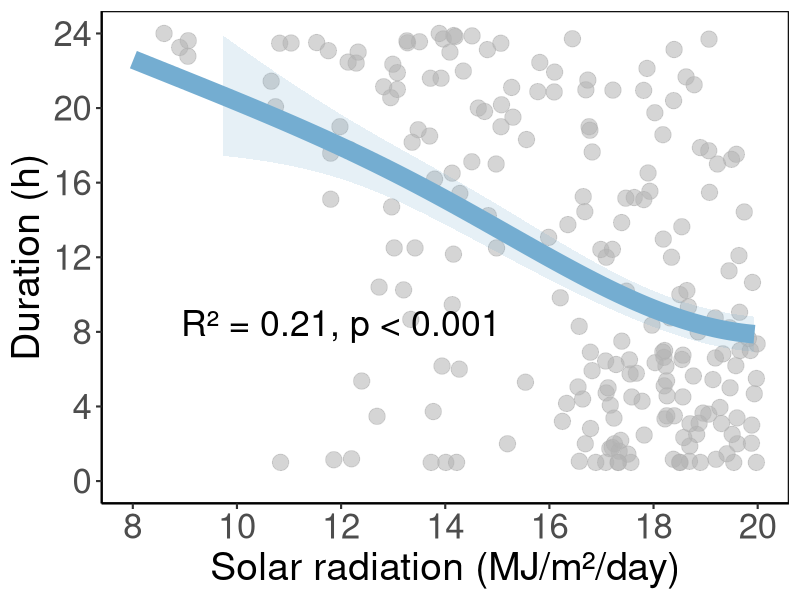
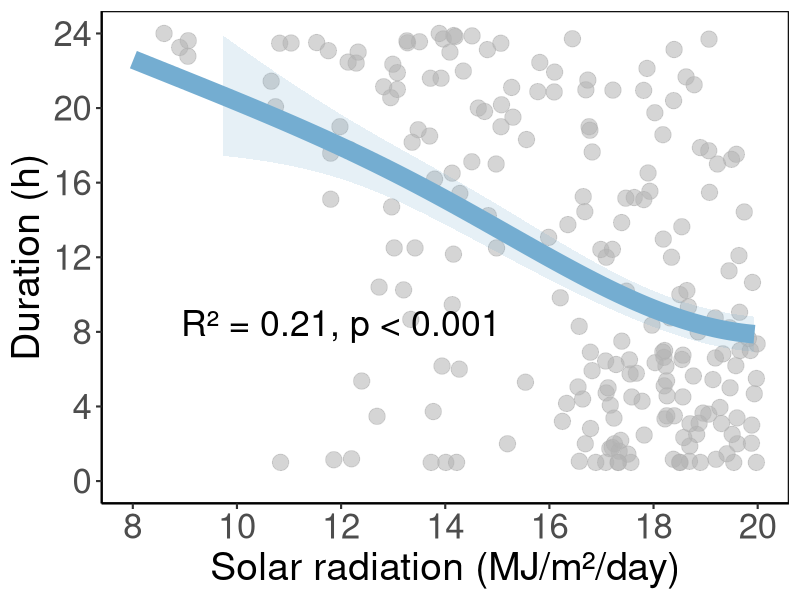

The R source for these figures, in order:
library(readr)
library(dplyr)
library(ggplot2)
library(mgcv)

# =========================
# 0. 可调参数
# =========================
point_color <- "grey70"   # 点颜色
line_color  <- "#74add1"   # 拟合线颜色
ribbon_fill <- "#74add1"   # 置信区间填充颜色

point_size  <- 5.2         # 点大小
point_alpha <- 0.55        # 点透明度

line_width  <- 6.3         # 拟合线粗细
ribbon_alpha <- 0.18       # 置信区间透明度

border_color <- "black"    # 边框颜色
border_width <- 0.8        # 边框粗细

# =========================
# 1. 读入数据
# =========================
df <- read_csv("dataset_after_filtering.csv", show_col_types = FALSE) %>%
  rename_with(trimws)

# =========================
# 2. 只保留需要的列
# =========================
plot_df <- df %>%
  select(solar_p75, mean_duration) %>%
  mutate(
    solar_p75 = as.numeric(solar_p75),
    mean_duration = as.numeric(mean_duration)
  ) %>%
  filter(!is.na(solar_p75), !is.na(mean_duration))

# =========================
# 3. 拟合 GAM
# =========================
gam_mod <- gam(
  mean_duration ~ s(solar_p75, k = 5),
  data = plot_df,
  method = "REML"
)

summary(gam_mod)

# =========================
# 4. 构造预测线
# =========================
newdat <- data.frame(
  solar_p75 = seq(
    min(plot_df$solar_p75, na.rm = TRUE),
    max(plot_df$solar_p75, na.rm = TRUE),
    length.out = 300
  )
)

pred <- predict(gam_mod, newdata = newdat, se.fit = TRUE)

newdat <- newdat %>%
  mutate(
    fit = pred$fit,
    se = pred$se.fit,
    lwr = fit - 1.96 * se,
    upr = fit + 1.96 * se
  )

# =========================
# 5. 提取显著性信息
# =========================
sm <- summary(gam_mod)
p_val <- sm$s.table[1, "p-value"]
r2_val <- round(sm$r.sq, 3)

p_txt <- ifelse(p_val < 0.001, "p < 0.001", paste0("p = ", round(p_val, 3)))

# =========================
# 6. 画图
# =========================
p1 <- ggplot(plot_df, aes(x = solar_p75, y = mean_duration)) +
  geom_point(
    color = point_color,
    size = point_size,
    alpha = point_alpha
  ) +
  geom_ribbon(
    data = newdat,
    aes(x = solar_p75, ymin = lwr, ymax = upr),
    inherit.aes = FALSE,
    fill = ribbon_fill,
    alpha = ribbon_alpha
  ) +
  geom_line(
    data = newdat,
    aes(x = solar_p75, y = fit),
    inherit.aes = FALSE,
    color = line_color,
    linewidth = line_width
  ) +
  annotate(
    "text",
    x = Inf, y = Inf,
    label = paste0("R² = ", r2_val, ", ", p_txt),
    hjust = 1.9, vjust = 12.5, size = 9
  ) +
  scale_x_continuous(
    limits = c(8, 20),
    breaks = seq(8, 20, by = 2)
  ) +
  scale_y_continuous(
    limits = c(0, 24),
    breaks = seq(0, 24, by = 4)
  ) +
  labs(
    x = "Solar radiation (MJ/m²/day)",
    y = "Duration (h)"
  ) +
  theme_classic(base_size = 16) +
  theme(
    panel.border = element_rect(
      colour = border_color,
      fill = NA,
      linewidth = border_width
    ),
    axis.title.x = element_text(size = 28),
    axis.title.y = element_text(size = 28),
    axis.text.x  = element_text(size = 25),
    axis.text.y  = element_text(size = 25)
  )

print(p1)

ggsave("GAM_solar_mean_duration.png", p1, width = 7.5, height = 5.8, dpi = 300)
